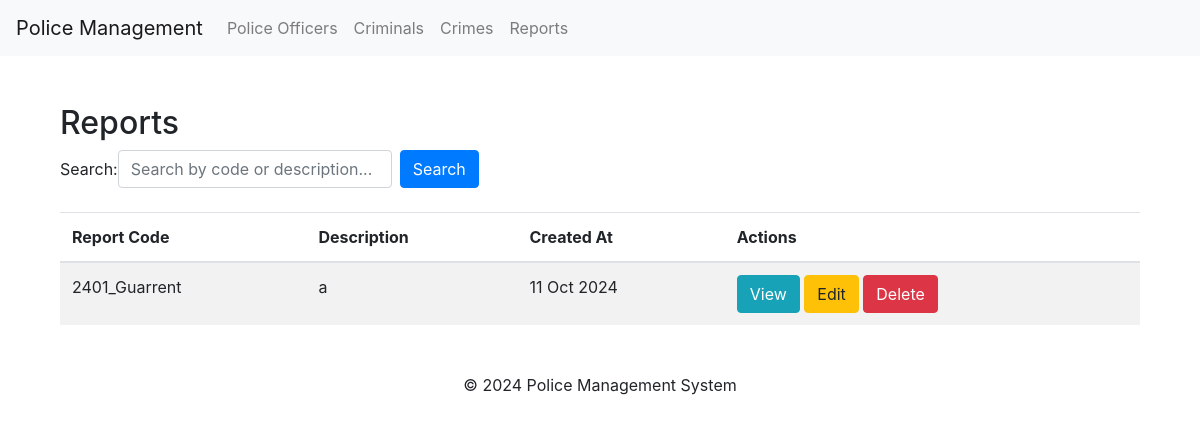
The page /reports/ on the database its author committed.
### reports/models.py (models this page shows, shortened)
class Report(models.Model):
    code = models.CharField(max_length=20, unique=True)
    description = models.TextField()
    crimes = models.ManyToManyField(Crime)
    responsible_officer = models.ForeignKey(PoliceOfficer, on_delete=models.SET_NULL, null=True, blank=True)
    criminals_involved = models.ManyToManyField(Criminal)
    created_at = models.DateTimeField(auto_now_add=True)

### reports/views.py (the view)
# urls.py: path('reports/', ReportListView.as_view(), name='report_list'),
class ReportListView(ListView):
    model = Report
    template_name = 'reports/report_list.html'
    context_object_name = 'reports'
    paginate_by = 10  # Si quieres agregar paginación
    def get_queryset(self):
        queryset = super().get_queryset()
        query = self.request.GET.get('query')
        if query:
            queryset = queryset.filter(code__icontains=query) | queryset.filter(description__icontains=query)
        return queryset
    def get_context_data(self, **kwargs):
        context = super().get_context_data(**kwargs)
        context['search_form'] = ReportSearchForm(self.request.GET or None)
        return context

### reports/forms.py
class ReportSearchForm(forms.Form):
    query = forms.CharField(label='Search', max_length=100, required=False)

### reports/templates/reports/report_list.html (shortened to what this page needs)
{% extends 'reports/base.html' %}
{% block content %}
<div class="container mt-5">
    <h2>Reports</h2>
    <form method="GET" class="form-inline mb-4">
        {{ search_form.query.label_tag }}
        <input type="text" name="query" class="form-control mr-2" placeholder="Search by code or description..." value="{{ request.GET.query }}">
        <button type="submit" class="btn btn-primary">Search</button>
    </form>
    <table class="table table-striped">
        <thead>
            <tr>
                <th>Report Code</th>
                <th>Description</th>
                <th>Created At</th>
                <th>Actions</th>
            </tr>
        </thead>
        <tbody>
            {% for report in reports %}
            <tr>
                <td>{{ report.code }}</td>
                <td>{{ report.description|truncatewords:10 }}</td>
                <td>{{ report.created_at|date:"d M Y" }}</td>
                <td>
                    <a class="btn btn-info" href="{% url 'report_detail' report.pk %}">View</a>
                    <a class="btn btn-warning" href="{% url 'report_update' report.pk %}">Edit</a>
                    <a class="btn btn-danger" href="{% url 'report_delete' report.pk %}">Delete</a>
                </td>
            </tr>
            {% empty %}
            <tr>
                <td colspan="4">No reports found.</td>
            </tr>
            {% endfor %}
        </tbody>
    </table>
</div>
{% endblock %}

### rows shown on the page
Report: code "2401_Guarrent", description "a", created_at "11 Oct 2024"

### other values the page prints
{{ search_form.query.label_tag }} "Search:"
